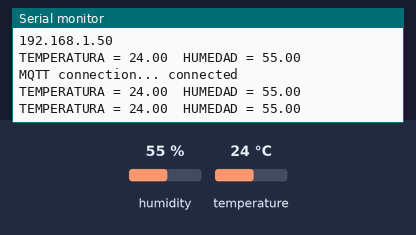
The sketch below on a simulated ESP32. Parts: the last lines printed to the serial monitor. Inputs (shaded band) come from the test bench; at power-on: humidity 55 %, temperature 24 °C. WiFi joins after 1.5 s; servers stay silent unless stated; no MQTT or app messages arrive unless stated.

Above: at 2.7 s.
2.8 s: humidity set to 22 %
At 5.2 s:
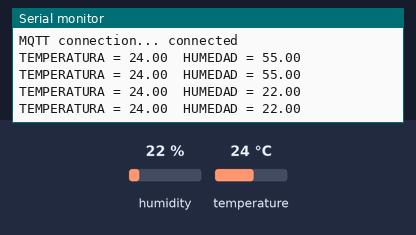
5.5 s: temperature set to 12 °C
At 6.5 s:
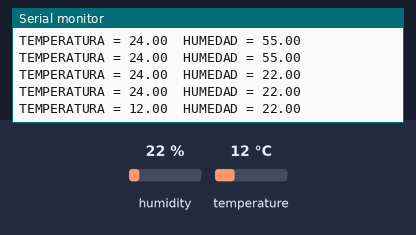
8.2 s: humidity set to 40 %
At 9.5 s:
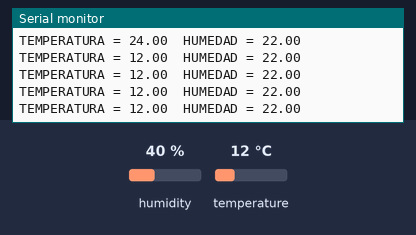
Timing chart, 0 to 11.2 s (numbered marks = the images above; inputs shaded):
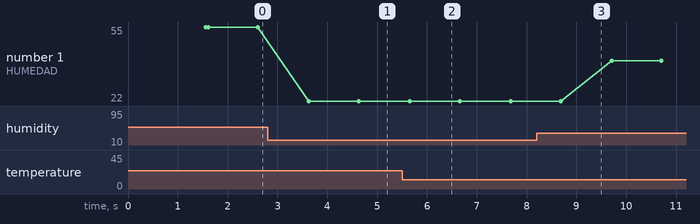

The sketch:

esp32-thingsboard-mqtt.ino
```cpp
#include <DHT_U.h>
#include <DHT.h>
#include<WiFi.h>
#include <PubSubClient.h>

#define MQTT_SERVER   "192.168.43.26"
#define MQTT_USERNAME "n8FmbefZpG15X2zzHKfr"

/*#define MQTT_SERVER   "demo.thingsboard.io"
#define MQTT_USERNAME "u2maY03gjblM3TDgNlQV"*/

#define MQTT_PORT     1883
#define MQTT_PASSWORD ""
#define MQTT_NAME     "mqtt-test"

#define DHTTYPE DHT11   // DHT 11
#define DHTPIN 13

WiFiClient client;
PubSubClient mqtt(client);
DHT dht(DHTPIN, DHTTYPE);

/*const char* ssid ="Familia_Perez";
const char* password = "e#74-25_Pe$";*/

const char* ssid = "Erick";
const char* password = "tnbt8311+";

void setup() {
  Serial.begin(115200);
  dht.begin();
  delay(10);

  WiFi.begin(ssid, password);
  while (WiFi.status() != WL_CONNECTED) {
  delay(500);
  Serial.println("Connecting to WiFi..");
}
  Serial.println("IP ad :");
  Serial.println(WiFi.localIP());
  delay(10);

  mqtt.setServer(MQTT_SERVER, MQTT_PORT);
  delay(10);
}

void loop() {
  float temp = temperatura();
  float hum = humedad();
  Serial.print("TEMPERATURA = ");
  Serial.print(temp);
  Serial.print("\tHUMEDAD = ");
  Serial.println(hum);

  if (mqtt.connected() == false) {
    Serial.print("MQTT connection... ");
    if (mqtt.connect(MQTT_NAME, MQTT_USERNAME, MQTT_PASSWORD)) {
      Serial.println("connected");
    } else {
      Serial.println("failed");
      delay(5000);
    }
  } else {
    mqtt.loop();
    String dataJS = "{\"TEMPERATURA\":" + String(temp,3) + ",\"HUMEDAD\":" +String(hum, 3) + "}";
    char json[100];
    dataJS.toCharArray(json,dataJS.length()+1);
    mqtt.publish("v1/devices/me/telemetry", json);
    delay(1000);
  }
}


float humedad(){
  float h = dht.readHumidity();
  float t = dht.readTemperature();
  float f = dht.readTemperature(true);
  if (isnan(h) || isnan(t) || isnan(f)) {
    Serial.println(F("Failed to read from DHT sensor!"));
  }
  float hif = dht.computeHeatIndex(f, h);
  float hic = dht.computeHeatIndex(t, h, false);
  //Serial.println(F("Humidity: "));
  //Serial.println(h);
  //return round(h);
  return(h);
 }

float temperatura(){
  float h = dht.readHumidity();
  float t = dht.readTemperature();
  float f = dht.readTemperature(true);
  if (isnan(h) || isnan(t) || isnan(f)) {
    Serial.println(F("Failed to read from DHT sensor!"));
  }
  float hif = dht.computeHeatIndex(f, h);
  float hic = dht.computeHeatIndex(t, h, false);
  //Serial.println(F("Temperature: "));
  //Serial.println(t);
  //return round(t);
  return(t);
}
```

Measured:
- after the input at 2.8 s, the serial monitor: prints a new line after 0.83 s (image 1)
- after the input at 5.5 s, the serial monitor: prints a new line after 0.16 s (image 2)
- plotted number 1: 55 → 22 after the input at 2.8 s, 22 → 40 after the input at 8.2 s
